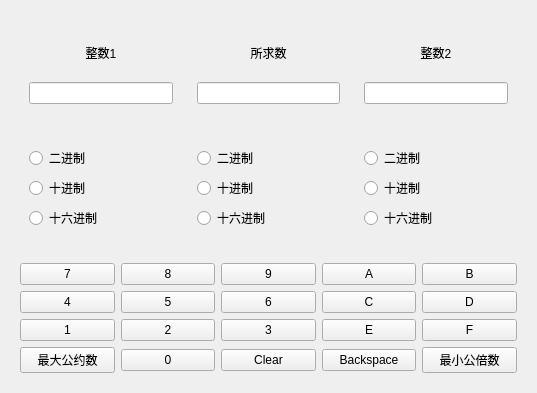
<?xml version="1.0" encoding="UTF-8"?>
<ui version="4.0">
 <class>gyshzxgbs</class>
 <widget class="QWidget" name="gyshzxgbs">
  <property name="geometry">
   <rect>
    <x>0</x>
    <y>0</y>
    <width>537</width>
    <height>393</height>
   </rect>
  </property>
  <property name="minimumSize">
   <size>
    <width>537</width>
    <height>393</height>
   </size>
  </property>
  <property name="maximumSize">
   <size>
    <width>537</width>
    <height>393</height>
   </size>
  </property>
  <property name="windowTitle">
   <string>求公约数和最小公倍数</string>
  </property>
  <layout class="QVBoxLayout" name="verticalLayout_7">
   <item>
    <widget class="QWidget" name="widget_2" native="true">
     <layout class="QHBoxLayout" name="horizontalLayout_2">
      <item>
       <widget class="QWidget" name="widget_7" native="true">
        <layout class="QVBoxLayout" name="verticalLayout_4">
         <item>
          <widget class="QLabel" name="label">
           <property name="layoutDirection">
            <enum>Qt::LeftToRight</enum>
           </property>
           <property name="text">
            <string>整数1</string>
           </property>
           <property name="alignment">
            <set>Qt::AlignCenter</set>
           </property>
          </widget>
         </item>
         <item>
          <widget class="myLineEdit" name="lineEdit1"/>
         </item>
        </layout>
       </widget>
      </item>
      <item>
       <widget class="QWidget" name="widget_8" native="true">
        <layout class="QVBoxLayout" name="verticalLayout_5">
         <item>
          <widget class="QLabel" name="label_2">
           <property name="text">
            <string>所求数</string>
           </property>
           <property name="alignment">
            <set>Qt::AlignCenter</set>
           </property>
          </widget>
         </item>
         <item>
          <widget class="myLineEdit" name="lineEdit3"/>
         </item>
        </layout>
       </widget>
      </item>
      <item>
       <widget class="QWidget" name="widget_9" native="true">
        <layout class="QVBoxLayout" name="verticalLayout_6">
         <item>
          <widget class="QLabel" name="label_3">
           <property name="text">
            <string>整数2</string>
           </property>
           <property name="alignment">
            <set>Qt::AlignCenter</set>
           </property>
          </widget>
         </item>
         <item>
          <widget class="myLineEdit" name="lineEdit2"/>
         </item>
        </layout>
       </widget>
      </item>
     </layout>
    </widget>
   </item>
   <item>
    <widget class="QWidget" name="widget_5" native="true">
     <layout class="QHBoxLayout" name="horizontalLayout">
      <item>
       <widget class="QWidget" name="widget" native="true">
        <layout class="QVBoxLayout" name="verticalLayout">
         <item>
          <widget class="QRadioButton" name="rBtn2">
           <property name="text">
            <string>二进制</string>
           </property>
          </widget>
         </item>
         <item>
          <widget class="QRadioButton" name="rBtn10">
           <property name="text">
            <string>十进制</string>
           </property>
          </widget>
         </item>
         <item>
          <widget class="QRadioButton" name="rBtn16">
           <property name="text">
            <string>十六进制</string>
           </property>
          </widget>
         </item>
        </layout>
       </widget>
      </item>
      <item>
       <widget class="QWidget" name="widget_6" native="true">
        <layout class="QVBoxLayout" name="verticalLayout_3">
         <item>
          <widget class="QRadioButton" name="rBtnEr">
           <property name="text">
            <string>二进制</string>
           </property>
          </widget>
         </item>
         <item>
          <widget class="QRadioButton" name="rBtnShi">
           <property name="text">
            <string>十进制</string>
           </property>
          </widget>
         </item>
         <item>
          <widget class="QRadioButton" name="rBtnShiliu">
           <property name="text">
            <string>十六进制</string>
           </property>
          </widget>
         </item>
        </layout>
       </widget>
      </item>
      <item>
       <widget class="QWidget" name="widget_4" native="true">
        <layout class="QVBoxLayout" name="verticalLayout_2">
         <item>
          <widget class="QRadioButton" name="rBtnTwo">
           <property name="text">
            <string>二进制</string>
           </property>
          </widget>
         </item>
         <item>
          <widget class="QRadioButton" name="rBtnTen">
           <property name="text">
            <string>十进制</string>
           </property>
          </widget>
         </item>
         <item>
          <widget class="QRadioButton" name="rBtnSixteen">
           <property name="text">
            <string>十六进制</string>
           </property>
          </widget>
         </item>
        </layout>
       </widget>
      </item>
     </layout>
    </widget>
   </item>
   <item>
    <widget class="QWidget" name="widget_3" native="true">
     <layout class="QGridLayout" name="gridLayout">
      <item row="0" column="0">
       <widget class="QPushButton" name="sevenBtn">
        <property name="text">
         <string>7</string>
        </property>
       </widget>
      </item>
      <item row="0" column="1">
       <widget class="QPushButton" name="eightBtn">
        <property name="text">
         <string>8</string>
        </property>
       </widget>
      </item>
      <item row="0" column="2">
       <widget class="QPushButton" name="nineBtn">
        <property name="text">
         <string>9</string>
        </property>
       </widget>
      </item>
      <item row="0" column="3">
       <widget class="QPushButton" name="ABtn">
        <property name="enabled">
         <bool>true</bool>
        </property>
        <property name="text">
         <string>A</string>
        </property>
       </widget>
      </item>
      <item row="0" column="4">
       <widget class="QPushButton" name="BBtn">
        <property name="enabled">
         <bool>true</bool>
        </property>
        <property name="text">
         <string>B</string>
        </property>
       </widget>
      </item>
      <item row="1" column="0">
       <widget class="QPushButton" name="fourBtn">
        <property name="text">
         <string>4</string>
        </property>
       </widget>
      </item>
      <item row="1" column="1">
       <widget class="QPushButton" name="fiveBtn">
        <property name="text">
         <string>5</string>
        </property>
       </widget>
      </item>
      <item row="1" column="2">
       <widget class="QPushButton" name="sixBtn">
        <property name="text">
         <string>6</string>
        </property>
       </widget>
      </item>
      <item row="1" column="3">
       <widget class="QPushButton" name="CBtn">
        <property name="enabled">
         <bool>true</bool>
        </property>
        <property name="text">
         <string>C</string>
        </property>
       </widget>
      </item>
      <item row="1" column="4">
       <widget class="QPushButton" name="DBtn">
        <property name="enabled">
         <bool>true</bool>
        </property>
        <property name="text">
         <string>D</string>
        </property>
       </widget>
      </item>
      <item row="2" column="0">
       <widget class="QPushButton" name="oneBtn">
        <property name="text">
         <string>1</string>
        </property>
       </widget>
      </item>
      <item row="2" column="1">
       <widget class="QPushButton" name="twoBtn">
        <property name="text">
         <string>2</string>
        </property>
       </widget>
      </item>
      <item row="2" column="2">
       <widget class="QPushButton" name="threeBtn">
        <property name="text">
         <string>3</string>
        </property>
       </widget>
      </item>
      <item row="2" column="3">
       <widget class="QPushButton" name="EBtn">
        <property name="enabled">
         <bool>true</bool>
        </property>
        <property name="text">
         <string>E</string>
        </property>
       </widget>
      </item>
      <item row="2" column="4">
       <widget class="QPushButton" name="FBtn">
        <property name="enabled">
         <bool>true</bool>
        </property>
        <property name="text">
         <string>F</string>
        </property>
       </widget>
      </item>
      <item row="3" column="0">
       <widget class="QPushButton" name="gysBtn">
        <property name="text">
         <string>最大公约数</string>
        </property>
       </widget>
      </item>
      <item row="3" column="1">
       <widget class="QPushButton" name="zeroBtn">
        <property name="text">
         <string>0</string>
        </property>
       </widget>
      </item>
      <item row="3" column="2">
       <widget class="QPushButton" name="ClearBtn">
        <property name="text">
         <string>Clear</string>
        </property>
       </widget>
      </item>
      <item row="3" column="3">
       <widget class="QPushButton" name="BackspaceBtn">
        <property name="text">
         <string>Backspace</string>
        </property>
       </widget>
      </item>
      <item row="3" column="4">
       <widget class="QPushButton" name="gbsBtn">
        <property name="text">
         <string>最小公倍数</string>
        </property>
       </widget>
      </item>
     </layout>
    </widget>
   </item>
  </layout>
 </widget>
 <customwidgets>
  <customwidget>
   <class>myLineEdit</class>
   <extends>QLineEdit</extends>
   <header>mylineedit.h</header>
  </customwidget>
 </customwidgets>
 <resources/>
 <connections/>
</ui>
